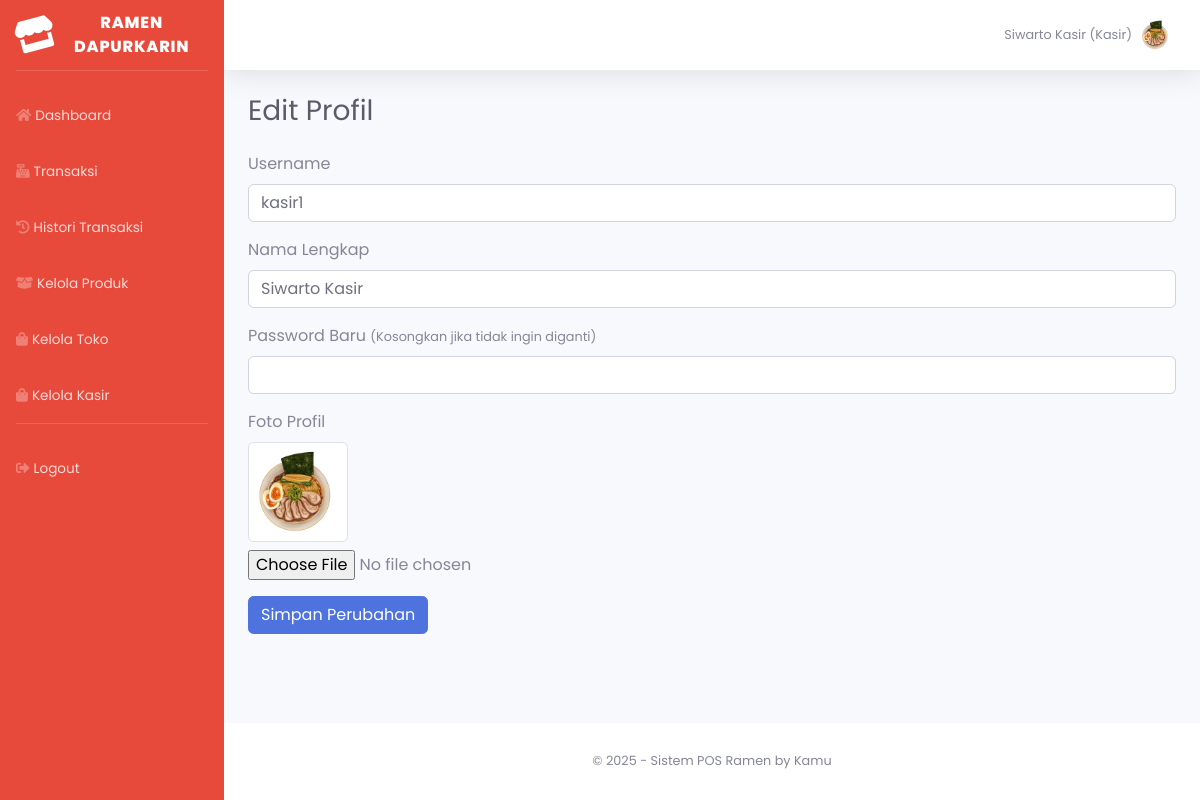
Screenshot of /views/kasir/profile/index.php (signed in) with the database file from the repository.
### tables this page shows
CREATE TABLE `users` (
  `id` int(11) NOT NULL,
  `nama_lengkap` varchar(100) DEFAULT NULL,
  `username` varchar(50) DEFAULT NULL,
  `password` varchar(255) DEFAULT NULL,
  `role` enum('kasir') DEFAULT 'kasir',
  `created_at` timestamp NOT NULL DEFAULT current_timestamp(),
  `foto` varchar(255) DEFAULT NULL
);

### views/kasir/profile/index.php (the view, shortened to what this page needs)
<?php
require_once __DIR__ . '/../../../config/koneksi.php';
$user_id = $_SESSION['user']['id'];
$result = mysqli_query($conn, "SELECT * FROM users WHERE id = $user_id");
$data = mysqli_fetch_assoc($result);
include_once __DIR__ . '/../../layouts/header.php';
include_once __DIR__ . '/../../layouts/sidebar.php';
?>
<div class="container-fluid">
    <h1 class="h3 mb-4 text-gray-800">Edit Profil</h1>
    <form action="proses_update.php" method="POST" enctype="multipart/form-data">
        <div class="form-group">
            <label>Username</label>
            <input type="text" name="username" class="form-control" value="<?= $data['username'] ?>" required>
        </div>
        <div class="form-group">
            <label>Nama Lengkap</label>
            <input type="text" name="nama_lengkap" class="form-control" value="<?= $data['nama_lengkap'] ?>" required>
        </div>
        <div class="form-group">
            <label>Password Baru <small>(Kosongkan jika tidak ingin diganti)</small></label>
            <input type="password" name="password" class="form-control">
        </div>
        <div class="form-group">
            <label>Foto Profil</label><br>
            <img src="<?= BASE_URL ?>public/img/user/<?= $data['foto'] ?? 'default.png' ?>" width="100" class="img-thumbnail mb-2">
            <input type="file" name="foto" class="form-control-file">
        </div>
        <button type="submit" class="btn btn-primary">Simpan Perubahan</button>
    </form>
</div>
<?php include_once __DIR__ . '/../../layouts/footer.php'; ?>

### views/layouts/sidebar.php (shortened to what this page needs)
<?php
$user = $_SESSION['user'];
$role = $user['role'];
$foto_user = $user['foto'] ?? 'default.png';
$nama_toko = 'Ramen DapurKarin';
?>
<ul class="navbar-nav bg-danger sidebar sidebar-dark accordion" id="accordionSidebar">
    <a class="sidebar-brand d-flex align-items-center justify-content-center" href="#">
        <div class="sidebar-brand-icon rotate-n-15">
            <i class="fas fa-store"></i>
        </div>
        <div class="sidebar-brand-text mx-3"><?= $nama_toko ?></div>
    </a>
    <hr class="sidebar-divider">
    <?php if ($role === 'kasir'): ?>
        <li class="nav-item">
            <a class="nav-link" href="/restoran_ramen/views/kasir/index.php">
                <i class="fas fa-home"></i><span>Dashboard</span>
            </a>
        </li>
        <li class="nav-item">
            <a class="nav-link" href="/restoran_ramen/views/kasir/transaksi/index.php">
                <i class="fas fa-cash-register"></i><span>Transaksi</span>
            </a>
        </li>
        <li class="nav-item">
            <a class="nav-link" href="/restoran_ramen/views/kasir/histori/index.php">
                <i class="fas fa-history"></i><span>Histori Transaksi</span>
            </a>
        </li>
        <li class="nav-item">
            <a class="nav-link" href="/restoran_ramen/views/kasir/produk/index.php">
                <i class="fas fa-box-open"></i><span>Kelola Produk</span>
            </a>
        </li>
        <li class="nav-item">
            <a class="nav-link" href="/restoran_ramen/views/kasir/toko/index.php">
                <i class="fas fa-shopping-bag"></i><span>Kelola Toko</span>
            </a>
        </li>
        <li class="nav-item">
            <a class="nav-link" href="/restoran_ramen/views/kasir/profile/index.php">
                <i class="fas fa-shopping-bag"></i><span>Kelola Kasir</span>
            </a>
        </li>
    <?php endif; ?>
    <hr class="sidebar-divider d-none d-md-block">
    <li class="nav-item">
        <a class="nav-link" href="/restoran_ramen/views/auth/logout.php">
            <i class="fas fa-sign-out-alt"></i><span>Logout</span>
        </a>
    </li>
</ul>
<div id="content-wrapper" class="d-flex flex-column">
    <div id="content">
<nav class="navbar navbar-expand navbar-light bg-white topbar mb-4 static-top shadow">
    <ul class="navbar-nav ml-auto">
        <li class="nav-item dropdown no-arrow">
            <a class="nav-link dropdown-toggle" href="#" id="userDropdown" role="button"
               data-toggle="dropdown" aria-haspopup="true" aria-expanded="false">
                <span class="mr-2 d-none d-lg-inline text-gray-600 small">
                    <?= htmlspecialchars($user['nama_lengkap']) ?> (<?= ucfirst($role) ?>)
                </span>
                <img class="img-profile rounded-circle"
                     src="/restoran_ramen/public/img/user/<?= $foto_user ?>" width="30" height="30">
            </a>
        </li>
    </ul>
</nav>

### views/layouts/header.php (style rules this page uses)
body, .navbar, .sidebar, .card, .form-control, .btn { font-family: 'Poppins', sans-serif !important; }

### rows the page displays
users: nama_lengkap "Siwarto Kasir", role "Kasir", foto (picture), username "kasir1"

### other values shown
$nama_toko "RAMEN DAPURKARIN"
